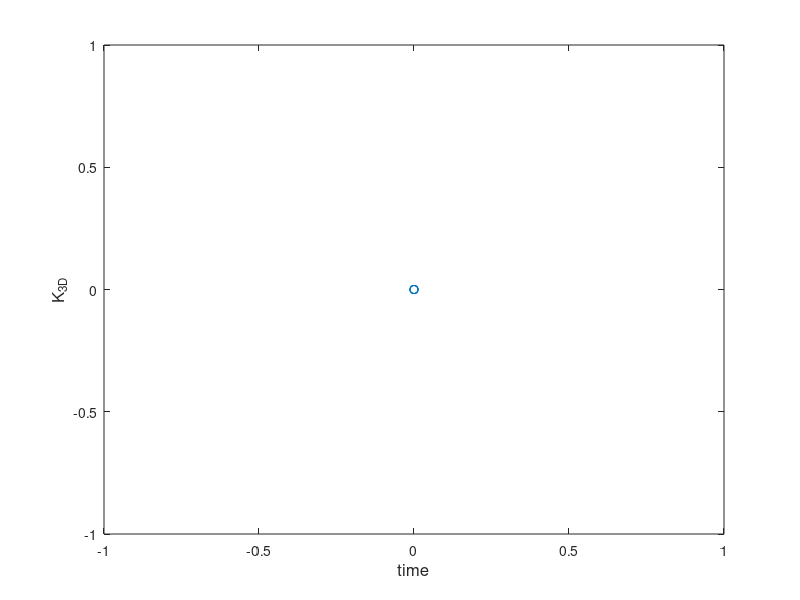

Source code (MATLAB):
% This script illustrates how to load in 3D model data and calculate 
% some basic diagnostics
% Run after readmean.m


fname1 = 'Ri_0.16_0.5_20_small';
%fname2 = '3D_med_7_Lz6';
%fname3 = '3D_med_7_Lz7';
% fname2 = '3D_med_Ly5';
% fname3 = '3D_med_Ly6';fname4 = '3D_med_Ly7';
% fname5 = '3D_med_Ly8';
LX=27.73;
LZ=6.93;
%inv = 4000;
timestep = [2000:2000:8000];
tt = zeros(3,length(timestep));
tke_3D_m = zeros(1,length(timestep));
for i = 1 %5 different cases
if     i==1    
    filename=['/glade/scratch/liuchihl/temp/diablo/DIABLO-master/diablo_2.0/Large_case/d_10/' fname1 '/output/'];
% elseif i==2
%     filename=['/glade/scratch/liuchihl/temp/diablo/DIABLO-master/diablo_2.0/' fname2 '/output/'];
% else 
%     filename=['/glade/scratch/liuchihl/temp/diablo/DIABLO-master/diablo_2.0/' fname3 '/output/'];
% elseif i==4
%     filename=['/glade/scratch/liuchihl/temp/diablo/DIABLO-master/diablo_2.0/' fname4 '/output/'];
% else
%     filename=['/glade/scratch/liuchihl/temp/diablo/DIABLO-master/diablo_2.0/' fname5 '/output/'];
end

for k=timestep

  if (k<10)
    timename=['out0000' int2str(k) '.h5'];
  elseif (k<100)
    timename=['out000' int2str(k) '.h5'];
  elseif (k<1000)
    timename=['out00' int2str(k) '.h5'];
  elseif (k<10000)
    timename=['out0' int2str(k) '.h5'];
  else
    timename=['out' int2str(k) '.h5'];
  end
varname1=['/Timestep/U'];
varname2=['/Timestep/V'];
varname3=['/Timestep/W'];
% varname4=['/Timestep/TH1'];
if exist([filename,timename])
U=h5read([filename,timename],varname1);
V=h5read([filename,timename],varname2);
W=h5read([filename,timename],varname3);
% TH1=h5read([filename,timename],varname4);
info = h5info([filename,timename]);
%time
tt(i,k/inv) = info.Groups.Attributes.Value;
NX=size(U,1); NZ=size(U,3); NY=size(U,2);
x=linspace(0,LX,NX); z=linspace(0,LZ,NZ);

drhodz1=0.0;
drhodz2=0.0;
% Add the background buoyancy gradient
% for j=1:NZ
%   TH1(:,:,j)=TH1(:,:,j)+drhodz1*z(j);
% %  TH2(:,:,k)=TH2(:,:,k)+drhodz2*z(k);
% end

% calculate tke 3D
U_mean = mean(U,3); U_rms = sqrt((U-U_mean).^2);
V_mean = mean(V,3); V_rms = sqrt((V-V_mean).^2);
W_mean = mean(W,3); W_rms = sqrt((W-W_mean).^2);
tke_3D = .5*(U_rms.^2+V_rms.^2+W_rms.^2);
tke_3D_m(i,k/inv) = mean(mean(mean(tke_3D)));
end

end
end
%%
 
%plot
figure; 
for i=1
plot(tt(i,:),tke_3D_m(i,:),'o-');
hold on;
end
% le = legend('Ly = 4','Ly = 5','Ly = 6','Ly = 7','Ly = 8');
% le = legend('Ly = 4','Ly = 6','Ly = 7');
% set(le,'fontsize',12);
xlabel('time','fontsize',12); ylabel('K_3_D','fontsize',12);
% % Calculate the x-average velocity
% ume=squeeze(mean(U,1));
% vme=squeeze(mean(V,1));
% wme=squeeze(mean(W,1));
% thme1=squeeze(mean(TH1,1));
% %thme2=squeeze(mean(TH2,1));
% 
% % Calculate correlation terms
% for k=1:NZ
%   uw_mean(:,k)=mean((U(:,:,k)-U_BT(k)).*(W(:,:,k)-W_BT(k)),1);
%   uu_mean(:,k)=mean((U(:,:,k)-U_BT(k)).*(U(:,:,k)-U_BT(k)),1);
%   ww_mean(:,k)=mean((W(:,:,k)-W_BT(k)).*(W(:,:,k)-W_BT(k)),1);
%   uw_BT(:,k)=trapz(gyf,uw_mean(:,k))/(gyf(end)-gyf(1));
%   uu_BT(:,k)=trapz(gyf,uu_mean(:,k))/(gyf(end)-gyf(1));
%   ww_BT(:,k)=trapz(gyf,ww_mean(:,k))/(gyf(end)-gyf(1));
% end
% 
% % calculate the mean shear
% dudy=zeros(size(ume));
% dwdy=zeros(size(wme));
% for j=2:NY-1
%     dudy(j,:)=(ume(j+1,:)-ume(j-1,:))/(gyf(j+1)-gyf(j-1));
%     dwdy(j,:)=(wme(j+1,:)-wme(j-1,:))/(gyf(j+1)-gyf(j-1));
% end
% 
% % Calculate the local shear
% dUdy=zeros(size(U));
% for j=2:NY-1
% dUdy(:,j,:)=(U(:,j+1,:)-U(:,j-1,:))/(gyf(j+1)-gyf(j-1));
% end


